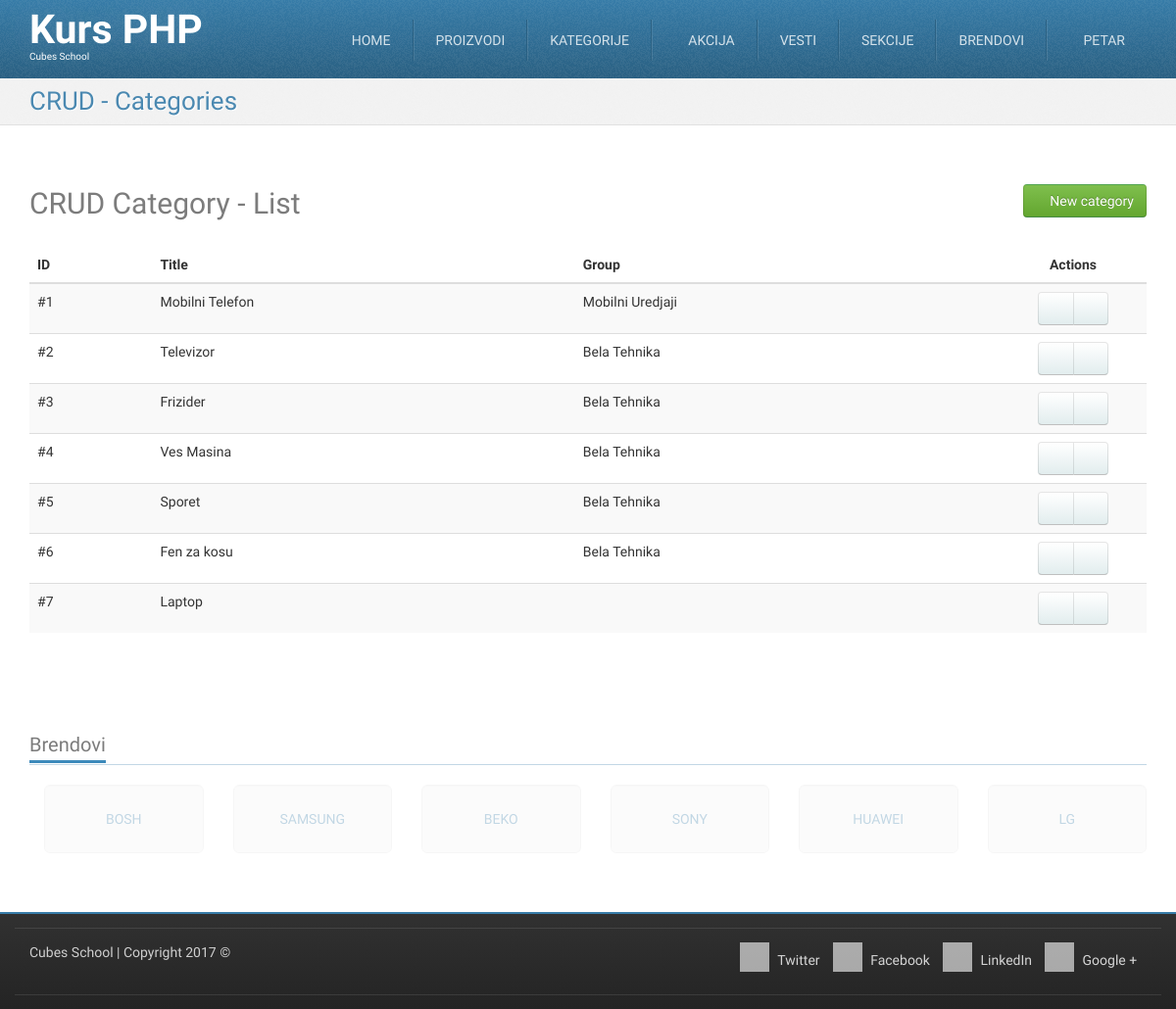
Page /crud-category-list.php (signed in) on the committed database.
### tables this page shows
CREATE TABLE `categories` (
  `id` int(11) NOT NULL,
  `title` char(20) NOT NULL,
  `description` longtext NOT NULL,
  `group_id` int(11) NOT NULL
);

CREATE TABLE `groups` (
  `id` int(11) NOT NULL,
  `title` varchar(255) NOT NULL
);

CREATE TABLE `brands` (
  `id` int(11) NOT NULL,
  `title` char(50) NOT NULL,
  `website_url` varchar(255) NOT NULL
);

### crud-category-list.php (called while the page is built, shortened)
<?php
require_once __DIR__ . '/models/m_categories.php';
$categories = categoriesFetchAll();
require_once __DIR__ . '/views/layout/header.php';
require_once __DIR__ . '/views/templates/t_crud-category-list.php';
require_once __DIR__ . '/views/layout/footer.php';

### models/m_categories.php (called while the page is built, shortened)
<?php
require_once __DIR__ . '/m_database.php';
function categoriesFetchAll() {
	$query = "SELECT `categories`.*, `groups`.`title` AS group_title "
			. "FROM `categories` "
			. "LEFT JOIN `groups` ON `categories`.`group_id` = `groups`.`id`";
	return dbFetchAll($query);
}

### models/m_database.php (called while the page is built, shortened)
<?php
function dbGetLink() {
	static $link;
	if (!isset($link)) {
		$link = mysqli_connect('127.0.0.1', 'cubes', 'cubes', 'cubesphp');
	}
	return $link;
}
function dbQuery($query) {
	$link = dbGetLink();
	$result = mysqli_query($link, $query);
	return $result;
}
function dbFetchAll($query) {
	$result = dbQuery($query);
	return mysqli_fetch_all($result, MYSQLI_ASSOC);
}

### models/m_brands.php (called while the page is built, shortened)
<?php
require_once __DIR__ . '/m_database.php';
function brandsFetchAll() {
	$query = "SELECT `brands`.* FROM `brands`";
	return dbFetchAll($query);
}
function brandsRandom() {
    	$query = "SELECT `brands`.* "
                . "FROM `brands` "
                . "ORDER BY RAND() "
                . "LIMIT 6";
        return dbFetchAll($query);
}

### views/templates/t_crud-category-list.php (the view, shortened to what this page needs)
<div id="highlighted">
    <div class="container">
        <div class="header">
            <h2 class="page-title">
                <span>CRUD - Categories</span>
            </h2>
        </div>
    </div>
</div>
<div id="content">
    <div class="container portfolio">
        <div class="row">
            <div class="col-md-12">
                <h2>
                    CRUD Category - List
                    <a href="/crud-category-insert.php" class="pull-right btn btn-success">
                        <i class="fa fa-plus-circle"></i>
                        New category
                    </a>
                </h2>
            </div>
        </div>
        <div class="row">
            <div class="col-md-12">
                <table class="table table-striped table-hover">
                    <thead>
                        <tr>
                            <th>ID</th>
                            <th>Title</th>
                            <th>Group</th>
                            <th class="actions text-center">Actions</th>
                        </tr>
                    </thead>
                    <tbody>
                        <?php foreach ($categories as $category) { ?>
                            <tr>
                                <td>
                                    #<?php echo htmlspecialchars($category['id']); ?>
                                </td>
                                <td>
                                    <?php echo htmlspecialchars($category['title']); ?>
                                </td>
                                <td>
                                    <?php echo htmlspecialchars($category['group_title']); ?>
                                </td>
                                <td class="text-center">
                                    <div class="btn-group">
                                        <a href="/crud-category-edit.php?id=<?php echo htmlspecialchars($category['id']); ?>" class="btn btn-default"><i class="fa fa-pencil"></i></a>
                                        <a href="/crud-category-delete.php?id=<?php echo htmlspecialchars($category['id']); ?>" class="btn btn-default"><i class="fa fa-trash"></i></a>
                                    </div>
                                </td>
                            </tr>
                        <?php } ?>
                    </tbody>
                </table>
            </div>
        </div>
    </div>
</div>

### views/layout/footer.php (shortened to what this page needs)
<?php
require_once __DIR__ . '/../../models/m_brands.php';
?>
<div id="content-below" class="wrapper">
    <div class="container">
        <div class="clients block">
            <h3 class="block-title">
                <span>Brendovi</span>
            </h3>
            <ul class="thumbnails list-unstyled row">
                <?php foreach (brandsRandom() as $brand) { ?>
                    <li class="col-sm-2">
                        <a href="/brand.php?id=<?php echo htmlspecialchars ($brand['id']); ?>" class="well well-lg text-uppercase text-justify">
                            <?php echo htmlspecialchars($brand['title']); ?>
                        </a>
                    </li>
                <?php } ?>
            </ul>
        </div>
    </div>
</div>
<footer id="footer">
    <div class="container">
        <div class="row">
            <div class="subfooter">
                <div class="col-md-5">
                    <p><a href="http://school.cubes.rs/">Cubes School</a> | Copyright 2017 &copy;</p>
                </div>
                <div class="col-md-7 col social-media">
                    <a href="#"><i class="fa fa-twitter"></i> Twitter</a>
                    <a href="#"><i class="fa fa-facebook"></i> Facebook</a>
                    <a href="#"><i class="fa fa-linkedin"></i> LinkedIn</a>
                    <a href="#"><i class="fa fa-google-plus"></i> Google +</a>
                </div>
            </div>
        </div>
        <div class="row">
            <div class="subfooter">
            </div>
        </div>
    </div>
</footer>
</body>
</html>

### skins/tema/css/custom-style.css (style rules this page uses)
#footer { min-height: 40px; }
#footer .social-media { text-align: right; }
#footer .social-media a { display: inline-block; margin-right: 0.7em; }
table .actions { width: 150px; }

### skins/tema/css/colour-blue.css (style rules this page uses)
body #highlighted { border-bottom-color: #e1e1e1; background-color: #f2f2f2; color: #377ca8; text-shadow: 1px 1px 1px #ffffff; }
body #footer { border-top-color: #377ca8; }
body .header .page-title { color: rgba(55, 124, 168, 0.9); }
body .block .block-title { border-bottom-color: rgba(55, 124, 168, 0.3); }
body .block .block-title span { border-bottom-color: #3d8abb; }

### rows in the picture
categories: id "1", title "Mobilni Telefon", group.title "Mobilni Uredjaji"
categories: id "2", title "Televizor", group.title "Bela Tehnika"
categories: id "3", title "Frizider", group.title "Bela Tehnika"
categories: id "4", title "Ves Masina", group.title "Bela Tehnika"
categories: id "5", title "Sporet", group.title "Bela Tehnika"
categories: id "6", title "Fen za kosu", group.title "Bela Tehnika"
categories: id "7", title "Laptop"
brands: title "BOSH"
brands: title "SAMSUNG"
brands: title "BEKO"
brands: title "SONY"
brands: title "HUAWEI"
brands: title "LG"

### other values in the picture
$_SESSION['logged_in_user']['username'] "PETAR"
